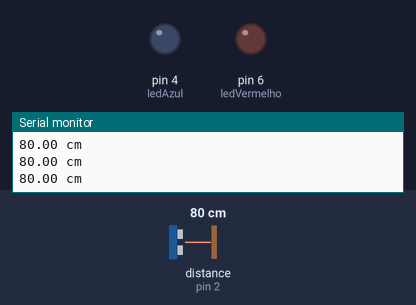
Simulated run of this sketch. Board: Arduino Uno, built with avr-gcc and run on an emulated ATmega328P. Parts: output pins drawn as LEDs (lit = HIGH), the last lines printed to the serial monitor. Inputs (shaded band) come from the test bench; at power-on: distance to the obstacle (sensor on pin 2) 80 cm.

Above: at 1.3 s.
1.4 s: distance to the obstacle (sensor on pin 2) set to 34 cm
2.9 s: distance to the obstacle (sensor on pin 2) set to 28 cm
At 4.1 s:
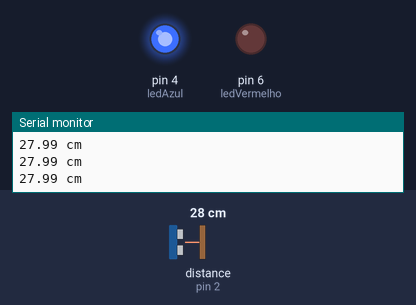
4.5 s: distance to the obstacle (sensor on pin 2) set to 21 cm
6.0 s: distance to the obstacle (sensor on pin 2) set to 17 cm
At 6.9 s:
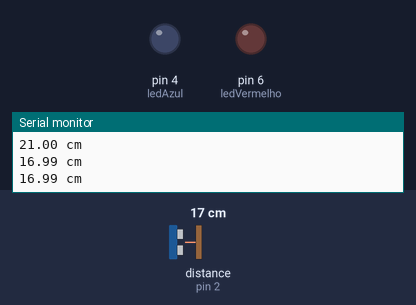
7.5 s: distance to the obstacle (sensor on pin 2) set to 11 cm
9.0 s: distance to the obstacle (sensor on pin 2) set to 8 cm
At 9.6 s:
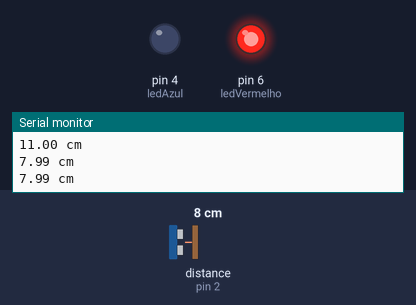
Timing chart, 0 to 11.5 s (numbered marks = the images above; inputs shaded):
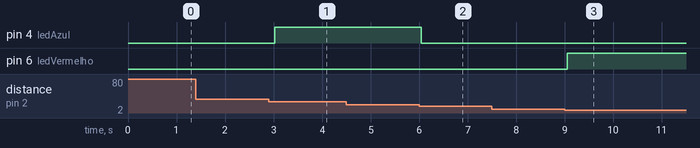

Measured:
- the behaviour switches between 31 and 30 cm on distance to the obstacle (sensor on pin 2) (found by bisection; images 0 and 1)
- the behaviour switches between 20 and 19 cm on distance to the obstacle (sensor on pin 2) (found by bisection; images 1 and 2)
- the behaviour switches between 10 and 9 cm on distance to the obstacle (sensor on pin 2) (found by bisection; images 2 and 3)
- after the input at 2.9 s, pin 4 (ledAzul): LOW → HIGH after 0.13 s
- after the input at 6.0 s, pin 4 (ledAzul): HIGH → LOW at once
- after the input at 9.0 s, pin 6 (ledVermelho): LOW → HIGH after 0.06 s

The sketch:

ProjetoUltrasonico.ino
```cpp
#include "Ultrasonic.h"
Ultrasonic ultrasonic(3, 2);


const int ledAzul = 4;
const int ledAmarelo = 5;
const int ledVermelho = 6;

long microsec = 0;
float distanciaCM = 0;

void setup() {
  Serial.begin(9600);
  pinMode(ledAzul, OUTPUT);
  pinMode(ledVermelho, OUTPUT);
}

void loop() {

  microsec = ultrasonic.timing();


  distanciaCM = ultrasonic.convert(microsec, Ultrasonic::CM);

  ledDistancia();
  Serial.print(distanciaCM);
  Serial.println(" cm");
  delay(500);
}

void ledDistancia() {


  digitalWrite(ledAzul, LOW);
  digitalWrite(ledAmarelo, LOW);
  digitalWrite(ledVermelho, LOW);


  if (distanciaCM <= 30 and distanciaCM >= 20) {
    digitalWrite(ledAzul, HIGH);
  }

  if (distanciaCM <= 20 and distanciaCM >= 10) {
    digitalWrite(ledAmarelo, HIGH);
  }

  if (distanciaCM < 10) {
    digitalWrite(ledVermelho, HIGH);
  }
}
```
